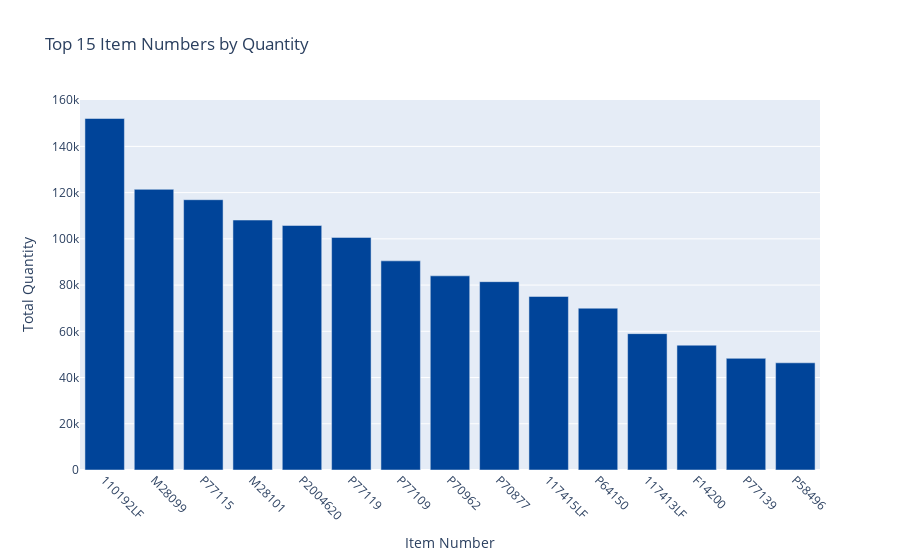

Source (notebook cell):
### Code cell
import pandas as pd
import plotly.graph_objects as go

data = {
    "item_number": ["110192LF", "M28099", "P77115", "M28101", "P2004620", "P77119", "P77109", "P70962", "P70877", "117415LF", "P64150", "117413LF", "F14200", "P77139", "P58496"],
    "Quantity": [152064, 121416, 116932, 108138, 105792, 100627, 90480, 84000, 81480, 75072, 70000, 58991, 54000, 48310, 46372]
}

df_plot = pd.DataFrame(data)

fig = go.Figure(data=[
    go.Bar(x=df_plot["item_number"], y=df_plot["Quantity"], marker_color='#004499')
])

fig.update_layout(
    title='Top 15 Item Numbers by Quantity',
    xaxis=dict(
        title='Item Number',
        tickangle=45
    ),
    yaxis=dict(
        title='Total Quantity'
    ),
    showlegend=False
)

fig.show()

### Figure 1 — Plotly figure (JSON) as saved in the notebook; plotly's stock layout.template omitted (floating-point values rounded to 4 significant figures)
{"data": [{"marker": {"color": "#004499"}, "type": "bar", "x": ["110192LF", "M28099", "P77115", "M28101", "P2004620", "P77119", "P77109", "P70962", "P70877", "117415LF", "P64150", "117413LF", "F14200", "P77139", "P58496"], "y": [152064, 121416, 116932, 108138, 105792, 100627, 90480, 84000, 81480, 75072, 70000, 58991, 54000, 48310, 46372]}], "layout": {"showlegend": false, "title": {"text": "Top 15 Item Numbers by Quantity"}, "xaxis": {"tickangle": 45, "title": {"text": "Item Number"}}, "yaxis": {"title": {"text": "Total Quantity"}}}}
